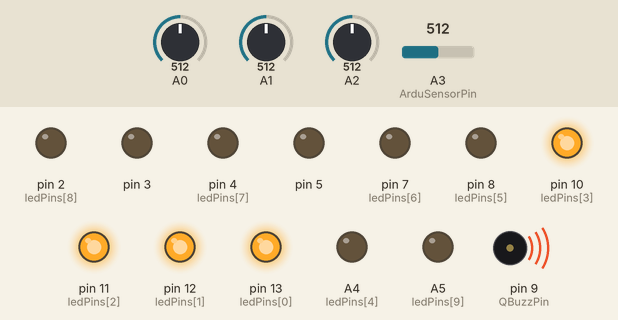
This sketch was run on a simulated Arduino Uno, built with avr-gcc and run on an emulated ATmega328P. On the bench: output pins drawn as LEDs (lit = HIGH), buzzer (waves = sounding). The test bench sets the inputs (shaded band); at power-on: A1 = 512, A0 = 512, A2 = 512, A3 (ArduSensorPin) = 512.

Above: at 1.2 s.
1.3 s: A1 set to 590
2.8 s: A1 set to 610
At 3.4 s:
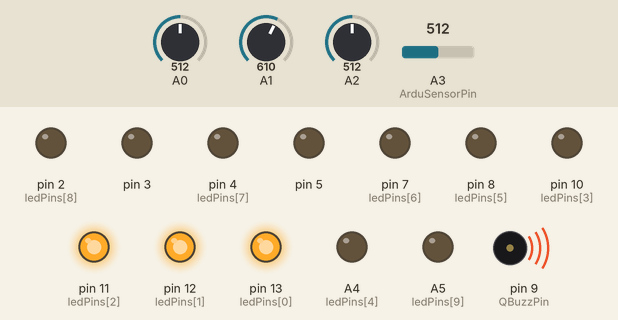
4.3 s: A0 set to 990
5.8 s: A0 set to 1018
At 6.9 s:
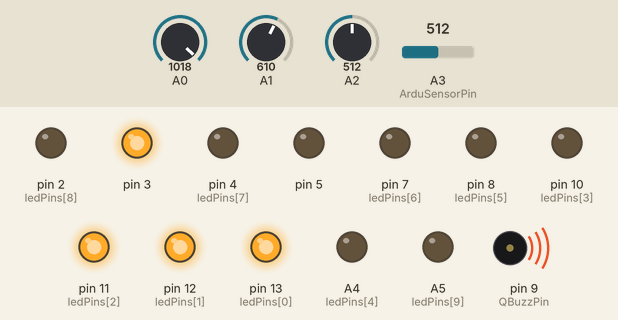
7.3 s: A2 set to 984
8.8 s: A2 set to 1017
At 9.2 s:
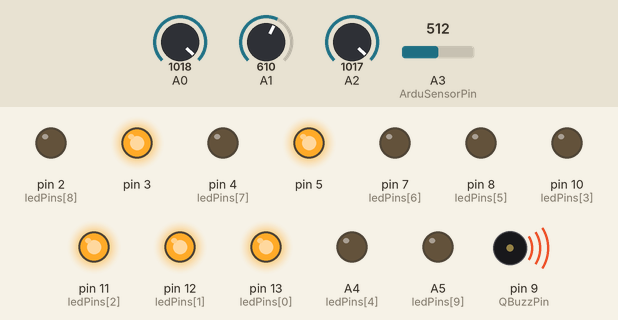
Timing chart, 0 to 11.3 s (numbered marks = the images above; inputs shaded):
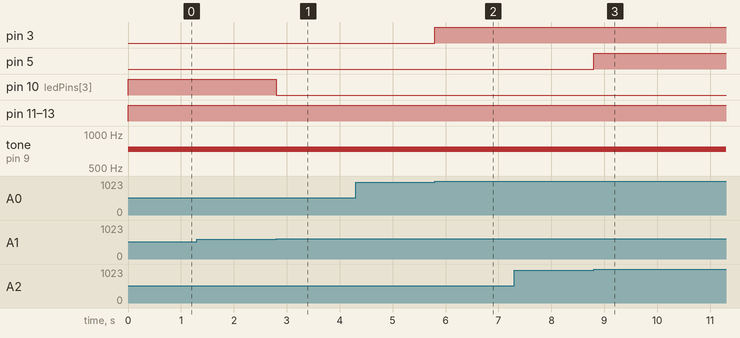

The sketch:

AS-ShieldDemo.ino
```cpp
/*
  SparkFun + Qtechknow ArduSensor Shield

  Plug ArduSensor Button into A0, Force into A1, Magnet into A2, and Light into
  A3, and see what happens!!!

   created 30 May 13
   by Quin (Qtechknow)
 */

int lowVal = 0;          // declare the low value of your ArduSensor
int highVal = 1000;      // declare the high value of your ArduSensor

// these constants won't change:
const int ledCount = 10;    // the number of LEDs in the QBar Graph

int lowVal2 = 0;       // declare the lowVal of your ArduSensor
int highVal2 = 900;  // declare the highVal of your ArduSensor

const int QBuzzPin = 9;  // the pin that your QBuzz is connected to
const int ArduSensorPin = A3;  // the pin that your ArduSensor is connected to

int ledPins[] = {
13, 12, 11, 10, A4, 8, 7, 4, 2, A5 };   // an array of our LED pins


void setup() {
  // loop over the pin array and set them all to output:
  for (int thisLed = 0; thisLed < ledCount; thisLed++) {
    pinMode(ledPins[thisLed], OUTPUT);
  }
  Serial.begin(9600);    // start serial communication
}

void loop() {
  // read the ArduSensor:
  int sensor1 = analogRead(1);
  int sensor3 = analogRead(0);
  int sensor4 = analogRead(2);
  // map the result to a range from 0 to the number of LEDs:
  int ledLevel = map(sensor1, highVal, lowVal, 0, ledCount);

  // loop over the QBar Graph:
  for (int thisLed = 0; thisLed < ledCount; thisLed++) {
    // if the array element's index is less than ledLevel,
    // turn the pin for this element on:
    if (thisLed < ledLevel) {
      digitalWrite(ledPins[thisLed], HIGH);
    }
    // turn off all pins higher than the ledLevel:
    else {
      digitalWrite(ledPins[thisLed], LOW);
    }
  }
  // read the ArduSensor
  int sensor2=analogRead(ArduSensorPin);

  // convert the ArduSensor values to values that the QBuzz can use
  int val=map(sensor2, highVal2, lowVal2, 150, 1500);

  // make the tone
  tone(QBuzzPin, val);

  if(sensor3 >= 1000) {
    analogWrite(3, 255);
  }else{
    analogWrite(3, 0);
  }

  if(sensor4 >= 1000) {
    analogWrite(5, 255);
  }else{
    analogWrite(5, 0);
}
}
```

Measured:
- the behaviour switches between 600 and 601 on A1 (found by bisection; images 0 and 1)
- the behaviour switches between 999 and 1000 on A0 (found by bisection; images 1 and 2)
- the behaviour switches between 999 and 1000 on A2 (found by bisection; images 2 and 3)
- after the input at 1.3 s, every drawn part: stays the same
- after the input at 2.8 s, pin 10 (ledPins[3]): HIGH → LOW at once
- after the input at 4.3 s, every drawn part: stays the same
- after the input at 5.8 s, pin 3: LOW → HIGH at once
- after the input at 7.3 s, every drawn part: stays the same
- after the input at 8.8 s, pin 5: LOW → HIGH at once
